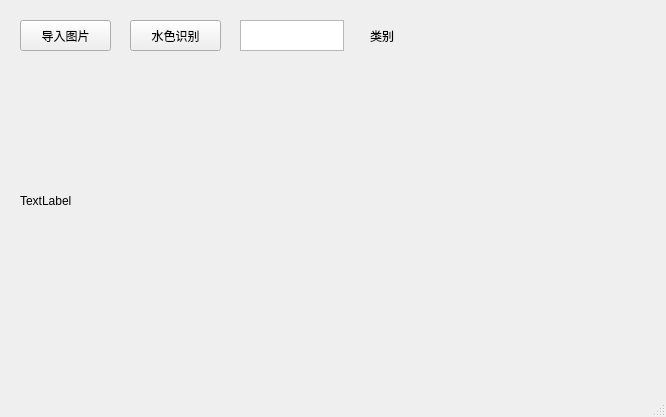
<?xml version="1.0" encoding="UTF-8"?>
<ui version="4.0">
 <class>MainWindow</class>
 <widget class="QMainWindow" name="MainWindow">
  <property name="geometry">
   <rect>
    <x>0</x>
    <y>0</y>
    <width>666</width>
    <height>417</height>
   </rect>
  </property>
  <property name="windowTitle">
   <string>水色图像水质评价系统</string>
  </property>
  <widget class="QWidget" name="centralwidget">
   <widget class="QPushButton" name="pushButton">
    <property name="geometry">
     <rect>
      <x>20</x>
      <y>20</y>
      <width>91</width>
      <height>31</height>
     </rect>
    </property>
    <property name="text">
     <string>导入图片</string>
    </property>
   </widget>
   <widget class="QLabel" name="label">
    <property name="geometry">
     <rect>
      <x>20</x>
      <y>100</y>
      <width>571</width>
      <height>201</height>
     </rect>
    </property>
    <property name="text">
     <string>TextLabel</string>
    </property>
   </widget>
   <widget class="QPushButton" name="pushButton_2">
    <property name="geometry">
     <rect>
      <x>130</x>
      <y>20</y>
      <width>91</width>
      <height>31</height>
     </rect>
    </property>
    <property name="text">
     <string>水色识别</string>
    </property>
   </widget>
   <widget class="QTextEdit" name="textEdit">
    <property name="geometry">
     <rect>
      <x>240</x>
      <y>20</y>
      <width>104</width>
      <height>31</height>
     </rect>
    </property>
   </widget>
   <widget class="QLabel" name="label_2">
    <property name="geometry">
     <rect>
      <x>370</x>
      <y>20</y>
      <width>71</width>
      <height>31</height>
     </rect>
    </property>
    <property name="text">
     <string>类别</string>
    </property>
   </widget>
  </widget>
  <widget class="QMenuBar" name="menubar">
   <property name="geometry">
    <rect>
     <x>0</x>
     <y>0</y>
     <width>666</width>
     <height>26</height>
    </rect>
   </property>
  </widget>
  <widget class="QStatusBar" name="statusbar"/>
 </widget>
 <resources/>
 <connections/>
</ui>
